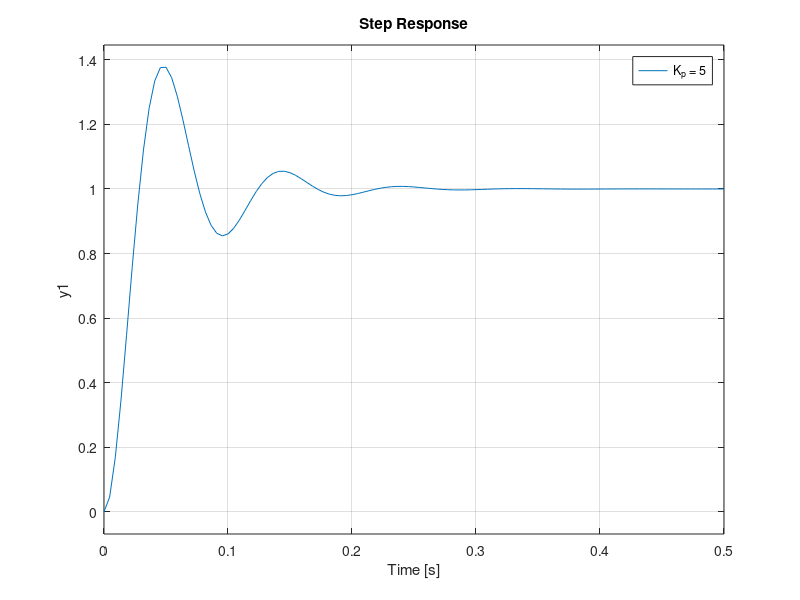

Here is the MATLAB script that generated this plot: (Note: this script raises an error after producing the figure.)
%% DC motor (servo) - Control Design
% DC motor from Chapter 1 with a negligible armature inductance. The input is 
% the armature voltage v and the output is the shaft angle theta. The values 
% are those of the ball-on-plate servo.

clear all
close all

K = 1.53;           % steady-state speed gain [rad/(V s)]
tau = 0.0248;       % time constant [s]
s = tf('s');

G = K/(s*(tau*s+1));
%% 
% Plot the root locus of G:

rlocus(G);
%% 
% The poles of G are at 0 and -1/tau = -40.3. With C(s) = Kp the two closed 
% loop poles move toward each other, meet at -20.2 and then move vertically. 
% Since G has a pole at the origin (type 1), the steady state error to step 
% inputs is zero for any Kp > 0.
% 
% Let's compare a few gains

Kp = 5;
step(minreal(Kp*G/(1+Kp*G)), 0.5);
hold on
Kp = 10;
step(minreal(Kp*G/(1+Kp*G)), 0.5);
Kp = 76.5;
step(minreal(Kp*G/(1+Kp*G)), 0.5);
legend('K_p = 5', 'K_p = 10', 'K_p = 76.5');
hold off
%% 
% Kp = 5 gives two real poles (no overshoot, but the slow pole is at -10). 
% Kp = 10 puts the poles at about -20.2 +/- 14.5j (damping ratio 0.8), which is 
% fast with almost no overshoot. Kp = 76.5 (the gain used in the lab to meet 
% the ramp specification) is much more oscillatory.

C = 10;
pzplot(minreal(C*G/(1+C*G)));
%% 
% To try this controller in DCM_Realtime_Demo, set
% 
%   C = 10;
